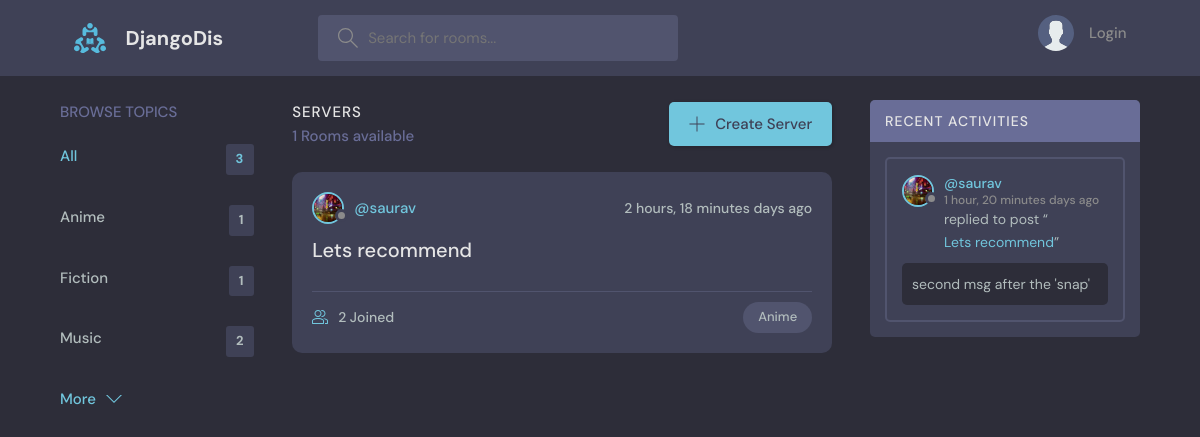
The app's page /?nam=Anime with its own data.
### base/models.py (models this page shows, shortened)
class Topic(models.Model):
    name = models.CharField(max_length=220)

class Server(models.Model):
    owner = models.ForeignKey(User, on_delete=models.SET_NULL,null=True)
    topic = models.ForeignKey(Topic, on_delete=models.SET_NULL, null=True)
    name = models.CharField(max_length=200)
    description = models.TextField(null=True , blank=True) # null for db and blank for frontend
    members = models.ManyToManyField(User, related_name='members', blank=True)
    created = models.DateTimeField(auto_now_add=True)
    updated = models.DateTimeField(auto_now=True)
    class Meta:
        ordering = ['-updated', '-created']
    def __str__(self):
        return self.name

class User(AbstractUser):
    name = models.CharField(max_length=200, null=True)
    email = models.EmailField(unique=True)
    bio = models.TextField(null=True)
    avatar = models.ImageField(null=True, default="avatar.svg")
    USERNAME_FIELD = "email"
    REQUIRED_FIELDS = []

class Msg(models.Model): # Msg written cause message is keyword in django
    user = models.ForeignKey(User,on_delete=models.CASCADE)
    body = models.TextField()
    server = models.ForeignKey(Server, on_delete=models.CASCADE)
    created = models.DateTimeField(auto_now_add=True)
    updated = models.DateTimeField(auto_now=True)
    class Meta:
        ordering = ['-updated', '-created']

### base/views.py (the view)
# urls.py: path('',views.home, name="home"),
def home(request):
    nam = request.GET.get('nam') if request.GET.get('nam') != None else ''
    servers = Server.objects.filter(
        Q(topic__name__icontains = nam) |
        Q(name__icontains = nam) |
        Q(description__icontains = nam)
        ) #contains means case sensitive icontains means case INsensitive
    topics_count = Topic.objects.all().count()
    topics = Topic.objects.all()[0:4] # limit 4 display of topics in homepage
    server_count = servers.count()
    server_msgs = Msg.objects.filter(Q(server__topic__name__icontains = nam))
    context = {'servers' :servers, 'topics': topics, 'server_count' : server_count, 'server_msgs':server_msgs, 'topics_count': topics_count}
    return render(request, 'base/home.html' , context)

### base/templates/base/home.html (shortened to what this page needs)
{% extends 'main.html' %}
{% block content%}
  <main class="layout layout--3">
    <div class="container">
      {% include 'base/topics_component.html' %}
      <div class="roomList">
        <div class="roomList__header">
          <div>
            <h2>Servers</h2>
            <p>{{server_count}} Rooms available</p>
          </div>
          <a class="btn btn--main" href="{% url 'create-server' %}">
            <svg version="1.1" xmlns="http://www.w3.org/2000/svg" width="32" height="32" viewBox="0 0 32 32">
              <title>add</title>
              <path
                d="M16.943 0.943h-1.885v14.115h-14.115v1.885h14.115v14.115h1.885v-14.115h14.115v-1.885h-14.115v-14.115z"
              ></path>
            </svg>
            Create Server
          </a>
        </div>
        {% include 'base/feed_component.html' %}
        </div>
        {% include 'base/activity_component.html' %}
    </div>
  </main>
{% endblock content %}

### base/templates/base/topics_component.html
<div class="topics">
    <div class="topics__header">
      <h2>Browse Topics</h2>
    </div>
    <ul class="topics__list">
      <li>
        <a href="{% url 'home' %}" class="active">All <span>{{ topics.count }}</span></a>
      </li>
      {% for topic in topics %}
      <li>
        <a href="{% url 'home' %}?nam={{topic.name}}">{{ topic.name }} <span> {{ topic.server_set.all.count }} </span></a>
      </li>
      {% endfor %}
    </ul>
    <a class="btn btn--link" href="{% url 'topics' %}">
      More
      <svg version="1.1" xmlns="http://www.w3.org/2000/svg" width="32" height="32" viewBox="0 0 32 32">
        <title>chevron-down</title>
        <path d="M16 21l-13-13h-3l16 16 16-16h-3l-13 13z"></path>
      </svg>
    </a>
  </div>

### base/templates/base/feed_component.html (shortened to what this page needs)
{% for server in servers %}
<div class="roomListRoom">
    <div class="roomListRoom__header">
      <a href="{% url 'user-profile' server.owner.id %}" class="roomListRoom__author">
        <div class="avatar avatar--small">
          <img src="{{ server.owner.avatar.url }}" />
        </div>
        <span>@{{ server.owner.username }}</span>
      </a>
      <div class="roomListRoom__actions">
        <span>{{ server.created | timesince }} days ago</span>
      </div>
    </div>
    <div class="roomListRoom__content">
      <a href="{% url 'server' server.id %}">{{ server.name }}</a>
    </div>
    <div class="roomListRoom__meta">
      <a href="{% url 'server' server.id %}" class="roomListRoom__joined">
        {{ server.members.all.count }} Joined
      </a>
      <p class="roomListRoom__topic">{{ server.topic.name }}</p>
    </div>
</div>
{% endfor %}

### base/templates/base/activity_component.html (shortened to what this page needs)
<div class="activities">
    <div class="activities__header">
        <h2>Recent Activities</h2>
    </div>
    {% for msg in server_msgs %}
    <div class="activities__box">
        <div class="activities__boxHeader roomListRoom__header">
        <a href="{% url 'user-profile' msg.user.id %}" class="roomListRoom__author">
            <div class="avatar avatar--small">
            <img src="{{ msg.user.avatar.url }}" />
            </div>
            <p>
            @{{ msg.user.username }}
            <span>{{msg.created | timesince }} days ago</span>
            </p>
        </a>
        </div>
        <div class="activities__boxContent">
        <p>replied to post “<a href="{% url 'server' msg.server.id %}">{{ msg.server }}</a>”</p>
        <div class="activities__boxRoomContent">
            {{ msg.body }}
        </div>
        </div>
    </div>
    {% endfor %}
</div>

### records on screen
Topic: name "Anime", server_set.all.count "1"
Topic: name "Fiction", server_set.all.count "1"
Topic: name "Music", server_set.all.count "2"
Server: owner.avatar (picture), owner.username "saurav", created "2 hours, 18 minutes", name "Lets recommend", members.all.count "2", topic.name "Anime"
Msg: user.avatar (picture), user.username "saurav", created "1 hour, 20 minutes", server "Lets recommend", body "second msg after the 'snap'"

### other values on screen
{{ topics.count }} "3"
{{ server_count }} "1"
